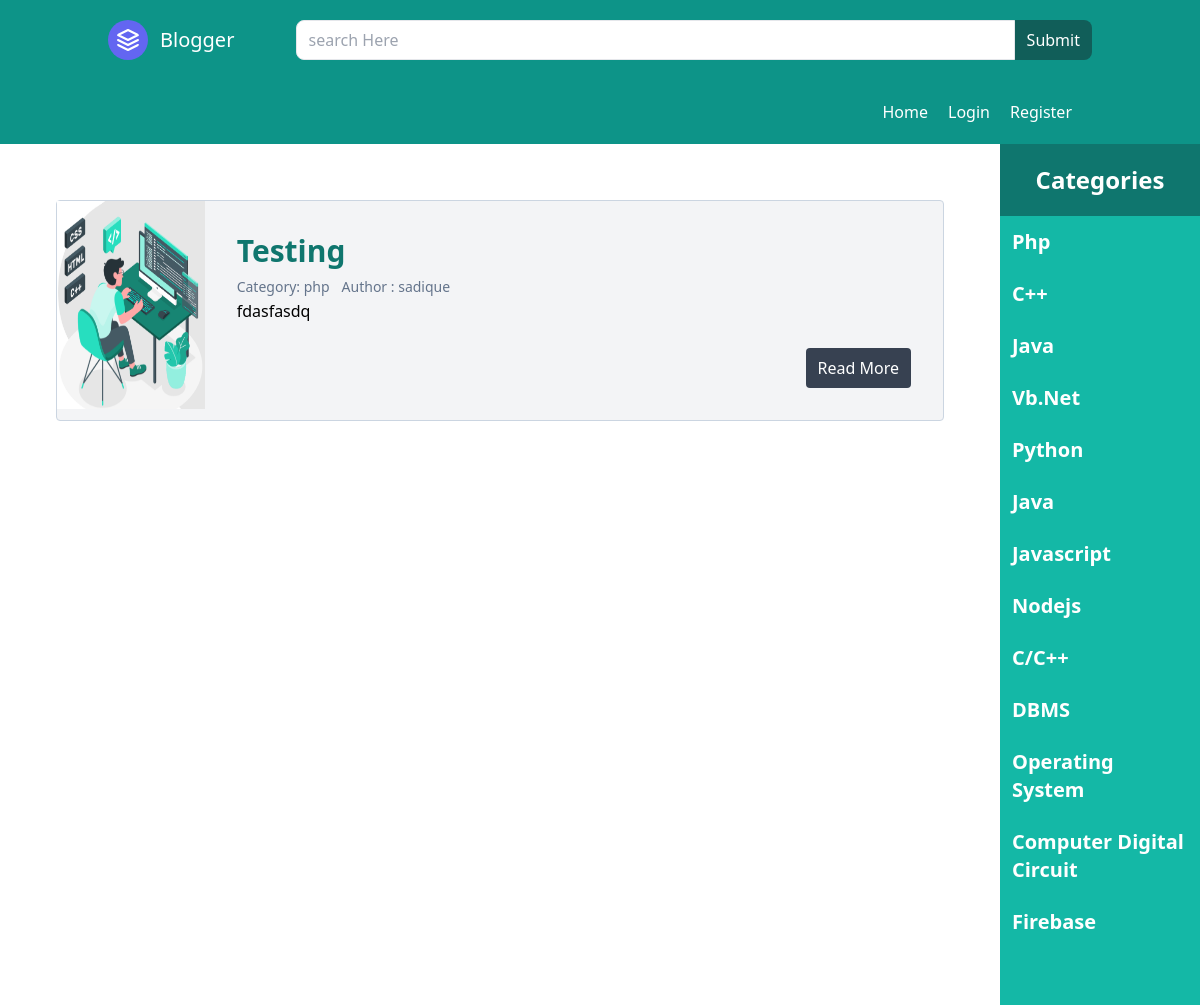
The app's page //filter/1/ with its own data.
### cms/models.py (models this page shows, shortened)
class Post(models.Model):
    title = models.CharField(max_length=200,help_text="enter your post title")
    category = models.ForeignKey(Category, on_delete=models.CASCADE)
    author = models.ForeignKey(User, on_delete=models.CASCADE)
    content = models.TextField()
    dateofPub = models.DateTimeField(auto_now_add=True)
    image = models.ImageField(upload_to="post/")

class Category(models.Model):
    cat_title = models.CharField(max_length=200)
    cat_description = models.TextField(blank=True, null=True)
    def __str__(self):
        return self.cat_title

### cms/views.py (the view)
# urls.py: path("/filter/<int:cat_id>/",filter,name="filter"),
def filter(r,cat_id):
    data = {
        "categories":Category.objects.all(),
        "posts":Post.objects.filter(category__id=cat_id)
    }
    return render(r,"home.html",data)

### templates/home.html
{% extends 'parent.html' %}
{% block content %}
<div class="flex">
    <div class="w-10/12 p-10">
        {% for post in  posts %}
        <div class="p-4 w-full">
            <div class="h-full bg-gray-100 rounded border border-slate-300">
             <div class="flex">
                <div class="w-2/12">
                    <img src="{{ post.image.url }}" class="w-full h-52 object-fill" alt="">
                </div>
                <div class="w-10/12  p-8 ">
                    <h2 class="text-3xl font-semibold capitalize text-teal-700">{{ post.title }}</h2>
                    <a class="inline-flex items-center">
                        <span class="flex items-center gap-3 mt-2 text-slate-500 text-sm">
                          <span >Category: {{ post.category }}</span>
                          <span>Author : {{ post.author }}</span>
                        </span>
                      </a>
                      <p class="leading-relaxed mb-6">{{ post.content|truncatechars:300 }}</p>
                      <div class="flex justify-end">
                        <a href="{% url 'viewPost' post.id %}" class="bg-gray-700 text-white hover:bg-gray-900 px-3 py-2 rounded">Read More</a>
                      </div>
                </div>
             </div>
            </div>
          </div>
          {% empty %}
          <h1 class="text-6xl font-semibold text-slate-300">Empty post</h2>
          {% endfor %}
    </div>
    <div class="w-2/12 h-[89.5vh] bg-teal-500">
        <div class="flex flex-col h-full overflow-y-scroll">
            <a class="bg-teal-700 text-white px-3 w-full py-5 font-semibold text-center text-2xl">Categories</a>
            {% for cat  in categories %}
                <a href="{% url 'filter' cat.id %}" class=" hover:bg-teal-700 text-xl  capitalize text-white px-3 w-full py-3 font-semibold">{{ cat.cat_title }}</a>
           {% endfor %}
        </div>
    </div>
</div>
{% endblock content %}

### records on screen
Post: image (picture), title "Testing", category "php", author "sadique", content "fdasfasdq"
Category: cat_title "Php"
Category: cat_title "C++"
Category: cat_title "Java"
Category: cat_title "Vb.net"
Category: cat_title "Python"
Category: cat_title "Java"
Category: cat_title "Javascript"
Category: cat_title "Nodejs"
Category: cat_title "C/C++"
Category: cat_title "DBMS"
Category: cat_title "Operating System"
Category: cat_title "Computer Digital Circuit"
Category: cat_title "Firebase"
